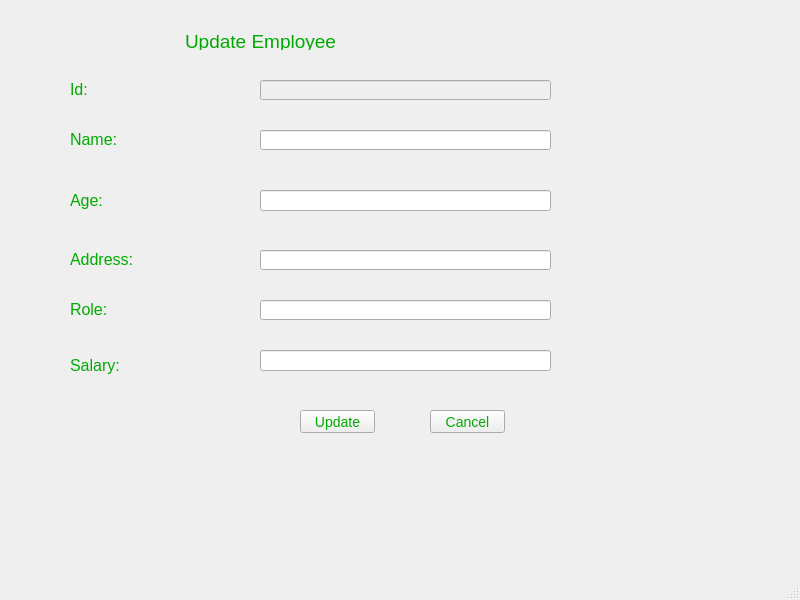
<?xml version="1.0" encoding="UTF-8"?>
<ui version="4.0">
 <class>EmployeeUpdateWindow</class>
 <widget class="QMainWindow" name="EmployeeUpdateWindow">
  <property name="geometry">
   <rect>
    <x>0</x>
    <y>0</y>
    <width>800</width>
    <height>600</height>
   </rect>
  </property>
  <property name="windowTitle">
   <string>MainWindow</string>
  </property>
  <widget class="QWidget" name="centralwidget">
   <widget class="QLineEdit" name="editId">
    <property name="enabled">
     <bool>false</bool>
    </property>
    <property name="geometry">
     <rect>
      <x>260</x>
      <y>80</y>
      <width>291</width>
      <height>20</height>
     </rect>
    </property>
    <property name="styleSheet">
     <string notr="true">color: rgb(0, 170, 0); 
font-size: 12px; </string>
    </property>
   </widget>
   <widget class="QPushButton" name="btnCancel">
    <property name="geometry">
     <rect>
      <x>430</x>
      <y>410</y>
      <width>75</width>
      <height>23</height>
     </rect>
    </property>
    <property name="styleSheet">
     <string notr="true">color:rgb(0, 170, 0); 
font-size:14px; </string>
    </property>
    <property name="text">
     <string>Cancel</string>
    </property>
   </widget>
   <widget class="QLabel" name="lblTitle">
    <property name="geometry">
     <rect>
      <x>120</x>
      <y>30</y>
      <width>281</width>
      <height>20</height>
     </rect>
    </property>
    <property name="text">
     <string>&lt;html&gt;&lt;head/&gt;&lt;body&gt;&lt;p&gt;&lt;span style=&quot; font-size:14pt; color:#00aa00;&quot;&gt;Update Employee&lt;/span&gt;&lt;/p&gt;&lt;/body&gt;&lt;/html&gt;</string>
    </property>
    <property name="alignment">
     <set>Qt::AlignCenter</set>
    </property>
   </widget>
   <widget class="QLabel" name="lblAddress">
    <property name="geometry">
     <rect>
      <x>70</x>
      <y>250</y>
      <width>71</width>
      <height>16</height>
     </rect>
    </property>
    <property name="text">
     <string>&lt;html&gt;&lt;head/&gt;&lt;body&gt;&lt;p&gt;&lt;span style=&quot; font-size:12pt; color:#00aa00;&quot;&gt;Address:&lt;/span&gt;&lt;/p&gt;&lt;/body&gt;&lt;/html&gt;</string>
    </property>
   </widget>
   <widget class="QLineEdit" name="editRole">
    <property name="geometry">
     <rect>
      <x>260</x>
      <y>300</y>
      <width>291</width>
      <height>20</height>
     </rect>
    </property>
    <property name="styleSheet">
     <string notr="true">color: rgb(0, 170, 0); 
font-size: 12px; </string>
    </property>
   </widget>
   <widget class="QLabel" name="lblId">
    <property name="geometry">
     <rect>
      <x>70</x>
      <y>80</y>
      <width>71</width>
      <height>16</height>
     </rect>
    </property>
    <property name="text">
     <string>&lt;html&gt;&lt;head/&gt;&lt;body&gt;&lt;p&gt;&lt;span style=&quot; font-size:12pt; color:#00aa00;&quot;&gt;Id:&lt;/span&gt;&lt;/p&gt;&lt;/body&gt;&lt;/html&gt;</string>
    </property>
   </widget>
   <widget class="QLineEdit" name="editName">
    <property name="geometry">
     <rect>
      <x>260</x>
      <y>130</y>
      <width>291</width>
      <height>20</height>
     </rect>
    </property>
    <property name="styleSheet">
     <string notr="true">color: rgb(0, 170, 0); 
font-size: 12px; </string>
    </property>
   </widget>
   <widget class="QLabel" name="lblSalary">
    <property name="geometry">
     <rect>
      <x>70</x>
      <y>350</y>
      <width>71</width>
      <height>31</height>
     </rect>
    </property>
    <property name="text">
     <string>&lt;html&gt;&lt;head/&gt;&lt;body&gt;&lt;p&gt;&lt;span style=&quot; font-size:12pt; color:#00aa00;&quot;&gt;Salary:&lt;/span&gt;&lt;/p&gt;&lt;/body&gt;&lt;/html&gt;</string>
    </property>
   </widget>
   <widget class="QLabel" name="lblAge">
    <property name="geometry">
     <rect>
      <x>70</x>
      <y>190</y>
      <width>71</width>
      <height>21</height>
     </rect>
    </property>
    <property name="text">
     <string>&lt;html&gt;&lt;head/&gt;&lt;body&gt;&lt;p&gt;&lt;span style=&quot; font-size:12pt; color:#00aa00;&quot;&gt;Age:&lt;/span&gt;&lt;/p&gt;&lt;/body&gt;&lt;/html&gt;</string>
    </property>
   </widget>
   <widget class="QLabel" name="lblName">
    <property name="geometry">
     <rect>
      <x>70</x>
      <y>130</y>
      <width>71</width>
      <height>16</height>
     </rect>
    </property>
    <property name="text">
     <string>&lt;html&gt;&lt;head/&gt;&lt;body&gt;&lt;p&gt;&lt;span style=&quot; font-size:12pt; color:#00aa00;&quot;&gt;Name:&lt;/span&gt;&lt;/p&gt;&lt;/body&gt;&lt;/html&gt;</string>
    </property>
   </widget>
   <widget class="QLineEdit" name="editAge">
    <property name="geometry">
     <rect>
      <x>260</x>
      <y>190</y>
      <width>291</width>
      <height>21</height>
     </rect>
    </property>
    <property name="styleSheet">
     <string notr="true">color: rgb(0, 170, 0); 
font-size: 12px; </string>
    </property>
   </widget>
   <widget class="QLineEdit" name="editAddress">
    <property name="geometry">
     <rect>
      <x>260</x>
      <y>250</y>
      <width>291</width>
      <height>20</height>
     </rect>
    </property>
    <property name="styleSheet">
     <string notr="true">color: rgb(0, 170, 0); 
font-size: 12px; </string>
    </property>
   </widget>
   <widget class="QLineEdit" name="editSalary">
    <property name="geometry">
     <rect>
      <x>260</x>
      <y>350</y>
      <width>291</width>
      <height>21</height>
     </rect>
    </property>
    <property name="styleSheet">
     <string notr="true">color: rgb(0, 170, 0); 
font-size: 12px; </string>
    </property>
   </widget>
   <widget class="QPushButton" name="btnUpdate">
    <property name="geometry">
     <rect>
      <x>300</x>
      <y>410</y>
      <width>75</width>
      <height>23</height>
     </rect>
    </property>
    <property name="styleSheet">
     <string notr="true">color:rgb(0, 170, 0); 
font-size:14px; </string>
    </property>
    <property name="text">
     <string>Update</string>
    </property>
   </widget>
   <widget class="QLabel" name="lblRole">
    <property name="geometry">
     <rect>
      <x>70</x>
      <y>300</y>
      <width>71</width>
      <height>16</height>
     </rect>
    </property>
    <property name="text">
     <string>&lt;html&gt;&lt;head/&gt;&lt;body&gt;&lt;p&gt;&lt;span style=&quot; font-size:12pt; color:#00aa00;&quot;&gt;Role:&lt;/span&gt;&lt;/p&gt;&lt;/body&gt;&lt;/html&gt;</string>
    </property>
   </widget>
  </widget>
  <widget class="QMenuBar" name="menubar">
   <property name="geometry">
    <rect>
     <x>0</x>
     <y>0</y>
     <width>800</width>
     <height>21</height>
    </rect>
   </property>
  </widget>
  <widget class="QStatusBar" name="statusbar"/>
 </widget>
 <resources/>
 <connections/>
</ui>
